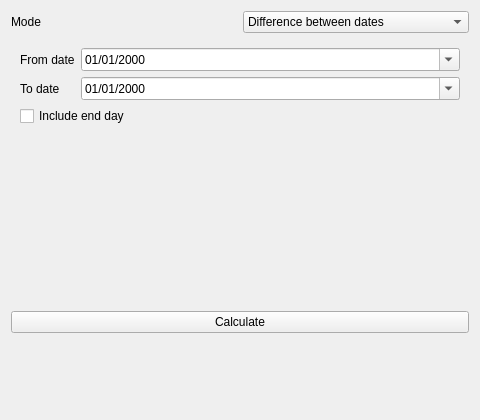
<?xml version="1.0" encoding="UTF-8"?>
<ui version="4.0">
 <class>DateCalculator</class>
 <widget class="QWidget" name="DateCalculator">
  <property name="geometry">
   <rect>
    <x>0</x>
    <y>0</y>
    <width>480</width>
    <height>420</height>
   </rect>
  </property>
  <property name="windowTitle">
   <string>Date Calculator</string>
  </property>
  <layout class="QVBoxLayout" name="verticalLayout">
   <item>
    <layout class="QHBoxLayout" name="modeLayout">
     <item>
      <widget class="QLabel" name="lblDateMode">
       <property name="text">
        <string>Mode</string>
       </property>
      </widget>
     </item>
     <item>
      <widget class="QComboBox" name="cbDateMode">
       <item>
        <property name="text">
         <string>Difference between dates</string>
        </property>
       </item>
       <item>
        <property name="text">
         <string>Add or subtract dates</string>
        </property>
       </item>
      </widget>
     </item>
    </layout>
   </item>
   <item>
    <widget class="QStackedWidget" name="swDateMode">
     <widget class="QWidget" name="pageDifference">
      <layout class="QFormLayout" name="formDifference">
       <item row="0" column="0">
        <widget class="QLabel" name="lblFrom">
         <property name="text">
          <string>From date</string>
         </property>
        </widget>
       </item>
       <item row="0" column="1">
        <widget class="QDateEdit" name="deDateFrom">
         <property name="calendarPopup">
          <bool>true</bool>
         </property>
         <property name="displayFormat">
          <string>dd/MM/yyyy</string>
         </property>
        </widget>
       </item>
       <item row="1" column="0">
        <widget class="QLabel" name="lblTo">
         <property name="text">
          <string>To date</string>
         </property>
        </widget>
       </item>
       <item row="1" column="1">
        <widget class="QDateEdit" name="deDateTo">
         <property name="calendarPopup">
          <bool>true</bool>
         </property>
         <property name="displayFormat">
          <string>dd/MM/yyyy</string>
         </property>
        </widget>
       </item>
       <item row="2" column="0" colspan="2">
        <widget class="QCheckBox" name="chkIncludeEndDay">
         <property name="text">
          <string>Include end day</string>
         </property>
        </widget>
       </item>
      </layout>
     </widget>
     <widget class="QWidget" name="pageAddSubtract">
      <layout class="QFormLayout" name="formAddSubtract">
       <item row="0" column="0">
        <widget class="QLabel" name="lblBaseDate">
         <property name="text">
          <string>Base date</string>
         </property>
        </widget>
       </item>
       <item row="0" column="1">
        <widget class="QDateEdit" name="deBaseDate">
         <property name="calendarPopup">
          <bool>true</bool>
         </property>
         <property name="displayFormat">
          <string>dd/MM/yyyy</string>
         </property>
        </widget>
       </item>
       <item row="1" column="0">
        <widget class="QLabel" name="lblOperation">
         <property name="text">
          <string>Operation</string>
         </property>
        </widget>
       </item>
       <item row="1" column="1">
        <widget class="QComboBox" name="cbDateOperation">
         <item>
          <property name="text">
           <string>Add</string>
          </property>
         </item>
         <item>
          <property name="text">
           <string>Subtract</string>
          </property>
         </item>
        </widget>
       </item>
       <item row="2" column="0">
        <widget class="QLabel" name="lblYears">
         <property name="text">
          <string>Years</string>
         </property>
        </widget>
       </item>
       <item row="2" column="1">
        <widget class="QSpinBox" name="spDateYears">
         <property name="maximum">
          <number>9999</number>
         </property>
         <property name="suffix">
          <string> years</string>
         </property>
        </widget>
       </item>
       <item row="3" column="0">
        <widget class="QLabel" name="lblMonths">
         <property name="text">
          <string>Months</string>
         </property>
        </widget>
       </item>
       <item row="3" column="1">
        <widget class="QSpinBox" name="spDateMonths">
         <property name="maximum">
          <number>9999</number>
         </property>
         <property name="suffix">
          <string> months</string>
         </property>
        </widget>
       </item>
       <item row="4" column="0">
        <widget class="QLabel" name="lblDays">
         <property name="text">
          <string>Days</string>
         </property>
        </widget>
       </item>
       <item row="4" column="1">
        <widget class="QSpinBox" name="spDateDays">
         <property name="maximum">
          <number>999999</number>
         </property>
         <property name="suffix">
          <string> days</string>
         </property>
        </widget>
       </item>
      </layout>
     </widget>
    </widget>
   </item>
   <item>
    <widget class="QPushButton" name="btnDateCalculate">
     <property name="text">
      <string>Calculate</string>
     </property>
    </widget>
   </item>
   <item>
    <widget class="QLabel" name="lblDateResult">
     <property name="minimumSize">
      <size>
       <width>0</width>
       <height>70</height>
      </size>
     </property>
     <property name="text">
      <string/>
     </property>
     <property name="wordWrap">
      <bool>true</bool>
     </property>
    </widget>
   </item>
  </layout>
 </widget>
 <resources/>
 <connections/>
</ui>
